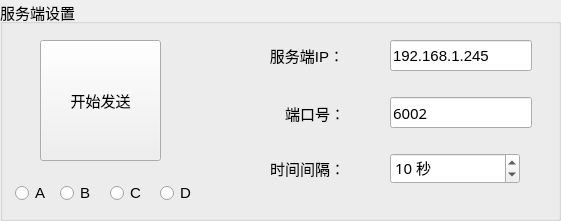
  <widget class="QGroupBox" name="groupBox">
   <property name="geometry">
    <rect>
     <x>0</x>
     <y>10</y>
     <width>561</width>
     <height>221</height>
    </rect>
   </property>
   <property name="font">
    <font>
     <pointsize>11</pointsize>
    </font>
   </property>
   <property name="title">
    <string>服务端设置</string>
   </property>
   <widget class="QSpinBox" name="timeInv">
    <property name="geometry">
     <rect>
      <x>390</x>
      <y>153</y>
      <width>130</width>
      <height>31</height>
     </rect>
    </property>
    <property name="minimumSize">
     <size>
      <width>100</width>
      <height>31</height>
     </size>
    </property>
    <property name="maximumSize">
     <size>
      <width>130</width>
      <height>16777215</height>
     </size>
    </property>
    <property name="font">
     <font>
      <family>微软雅黑</family>
      <pointsize>11</pointsize>
     </font>
    </property>
    <property name="suffix">
     <string> 秒</string>
    </property>
    <property name="prefix">
     <string/>
    </property>
    <property name="minimum">
     <number>1</number>
    </property>
    <property name="maximum">
     <number>10000000</number>
    </property>
    <property name="value">
     <number>10</number>
    </property>
   </widget>
   <widget class="QLineEdit" name="serIp">
    <property name="geometry">
     <rect>
      <x>390</x>
      <y>40</y>
      <width>142</width>
      <height>31</height>
     </rect>
    </property>
    <property name="font">
     <font>
      <pointsize>11</pointsize>
     </font>
    </property>
    <property name="text">
     <string>192.168.1.245</string>
    </property>
   </widget>
   <widget class="QLabel" name="labelVersion_8">
    <property name="geometry">
     <rect>
      <x>270</x>
      <y>153</y>
      <width>75</width>
      <height>31</height>
     </rect>
    </property>
    <property name="minimumSize">
     <size>
      <width>0</width>
      <height>31</height>
     </size>
    </property>
    <property name="font">
     <font>
      <pointsize>11</pointsize>
     </font>
    </property>
    <property name="text">
     <string>时间间隔：</string>
    </property>
    <property name="alignment">
     <set>Qt::AlignRight|Qt::AlignTrailing|Qt::AlignVCenter</set>
    </property>
   </widget>
   <widget class="QLabel" name="DevIp">
    <property name="geometry">
     <rect>
      <x>270</x>
      <y>40</y>
      <width>74</width>
      <height>31</height>
     </rect>
    </property>
    <property name="minimumSize">
     <size>
      <width>0</width>
      <height>31</height>
     </size>
    </property>
    <property name="font">
     <font>
      <pointsize>11</pointsize>
     </font>
    </property>
    <property name="text">
     <string>服务端IP：</string>
    </property>
    <property name="alignment">
     <set>Qt::AlignRight|Qt::AlignTrailing|Qt::AlignVCenter</set>
    </property>
   </widget>
   <widget class="QLineEdit" name="port">
    <property name="geometry">
     <rect>
      <x>390</x>
      <y>97</y>
      <width>142</width>
      <height>31</height>
     </rect>
    </property>
    <property name="font">
     <font>
      <family>微软雅黑</family>
      <pointsize>11</pointsize>
     </font>
    </property>
    <property name="text">
     <string>6002</string>
    </property>
   </widget>
   <widget class="QLabel" name="Port_4">
    <property name="geometry">
     <rect>
      <x>270</x>
      <y>98</y>
      <width>75</width>
      <height>31</height>
     </rect>
    </property>
    <property name="minimumSize">
     <size>
      <width>0</width>
      <height>31</height>
     </size>
    </property>
    <property name="font">
     <font>
      <pointsize>11</pointsize>
     </font>
    </property>
    <property name="text">
     <string>端口号：</string>
    </property>
    <property name="alignment">
     <set>Qt::AlignRight|Qt::AlignTrailing|Qt::AlignVCenter</set>
    </property>
   </widget>
   <widget class="QPushButton" name="sendJsonBtn">
    <property name="geometry">
     <rect>
      <x>40</x>
      <y>40</y>
      <width>121</width>
      <height>121</height>
     </rect>
    </property>
    <property name="font">
     <font>
      <pointsize>11</pointsize>
     </font>
    </property>
    <property name="text">
     <string>开始发送</string>
    </property>
   </widget>
   <widget class="QRadioButton" name="Aseries">
    <property name="geometry">
     <rect>
      <x>15</x>
      <y>180</y>
      <width>41</width>
      <height>26</height>
     </rect>
    </property>
    <property name="font">
     <font>
      <pointsize>11</pointsize>
     </font>
    </property>
    <property name="text">
     <string>A</string>
    </property>
   </widget>
   <widget class="QRadioButton" name="Dseries">
    <property name="geometry">
     <rect>
      <x>160</x>
      <y>180</y>
      <width>51</width>
      <height>26</height>
     </rect>
    </property>
    <property name="font">
     <font>
      <pointsize>11</pointsize>
     </font>
    </property>
    <property name="text">
     <string>D</string>
    </property>
   </widget>
   <widget class="QRadioButton" name="Cseries">
    <property name="geometry">
     <rect>
      <x>110</x>
      <y>180</y>
      <width>41</width>
      <height>26</height>
     </rect>
    </property>
    <property name="font">
     <font>
      <pointsize>11</pointsize>
     </font>
    </property>
    <property name="text">
     <string>C</string>
    </property>
   </widget>
   <widget class="QRadioButton" name="Bseries">
    <property name="geometry">
     <rect>
      <x>60</x>
      <y>180</y>
      <width>41</width>
      <height>26</height>
     </rect>
    </property>
    <property name="font">
     <font>
      <pointsize>11</pointsize>
     </font>
    </property>
    <property name="text">
     <string>B</string>
    </property>
   </widget>
  </widget>
